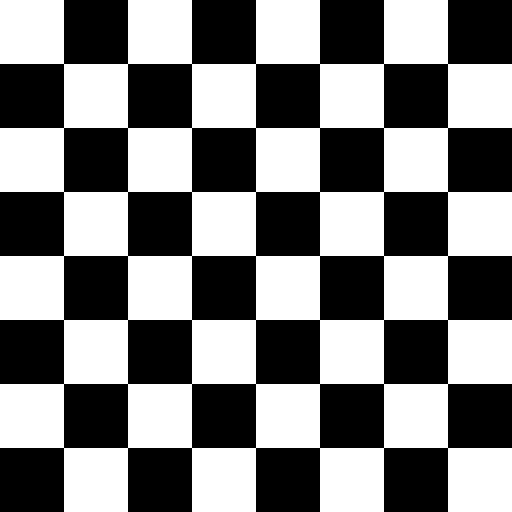
#> input picture lec_7/chess_bord.png, 512 x 512 px
$ python lec7_1.py
#> lines starting #> are read from the running program, lines starting #| are printed output that depends on the picture; after the words box and inside, x2 and y2 are one past the last pixel; in counts of white or black regions, pixels touching at a corner belong together
import cv2
import numpy as np

filter=np.array([
    [-1,0,1],
    [-2,0,2],
    [-1, 0, 1],

])
filter_2=np.array([
    [-1,0,1],
    [-2,0,2],
    [-1, 0, 1],
])
image=cv2.imread("chess_bord.png")
#> image is the input picture: shape (512, 512, 3); 50% white; 1 white region, box (x1, y1, x2, y2) and area: (0, 0, 512, 512) 131072
filterd_image=cv2.filter2D(image,-1,filter)
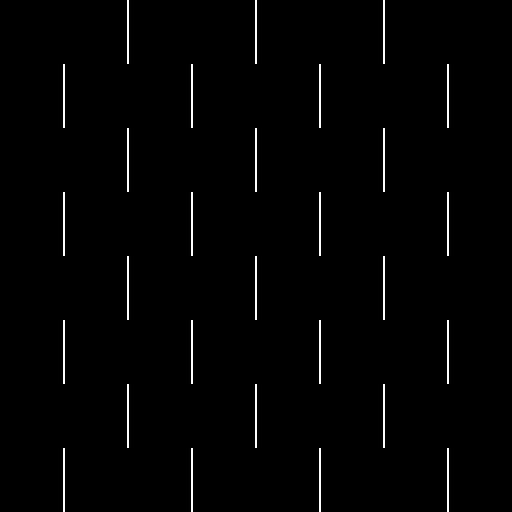
#> filterd_image: shape (512, 512, 3); 1.4% white in thin lines or dots, all inside (x1, y1, x2, y2) = (63, 0, 449, 512)
filterd_image2=cv2.filter2D(image,-1,filter_2)
print(filterd_image.max(),filterd_image.min())
#| 255 0
final_image=filterd_image+filterd_image2
cv2.imshow("image",image)
cv2.imshow("filterd_image",final_image)
cv2.waitKey(0)
cv2.destroyAllWindows()

$ run again, with lec_7/Chess Board.png copied over lec_7/chess_bord.png
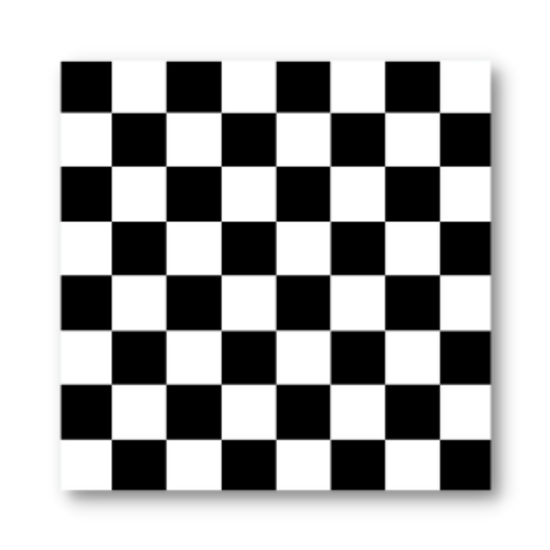
#> input picture lec_7/Chess Board.png, 550 x 550 px
#> image is the input picture: shape (550, 550, 3); mean B, G, R 174, 174, 174
#> `filterd_image=cv2.filter2D(image,-1,filter)`:
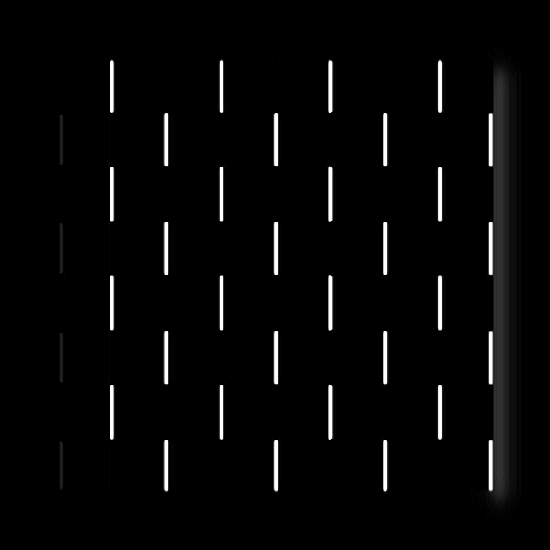
#> filterd_image: shape (550, 550, 3); mean B, G, R 6.9, 6.9, 6.9
#| 255 0
#> `final_image=filterd_image+filterd_image2`:
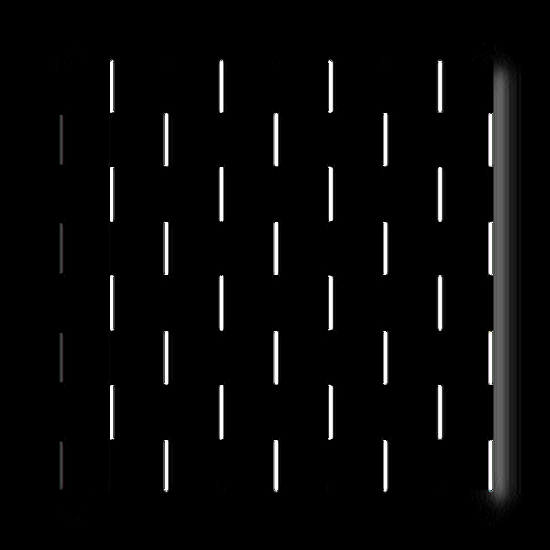
#> final_image: shape (550, 550, 3); mean B, G, R 8.2, 8.2, 8.2
